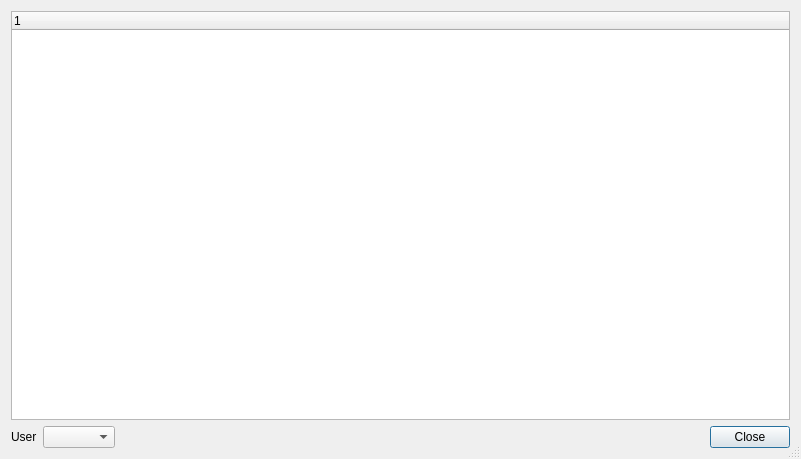
<?xml version="1.0" encoding="UTF-8"?>
<ui version="4.0">
 <class>FileHistoryDialog</class>
 <widget class="QDialog" name="FileHistoryDialog">
  <property name="geometry">
   <rect>
    <x>0</x>
    <y>0</y>
    <width>801</width>
    <height>459</height>
   </rect>
  </property>
  <property name="windowTitle">
   <string>History</string>
  </property>
  <property name="sizeGripEnabled">
   <bool>true</bool>
  </property>
  <layout class="QGridLayout" name="gridLayout">
   <item row="0" column="0" colspan="3">
    <widget class="QTreeWidget" name="changesetList">
     <property name="contextMenuPolicy">
      <enum>Qt::CustomContextMenu</enum>
     </property>
     <property name="styleSheet">
      <string notr="true"/>
     </property>
     <property name="alternatingRowColors">
      <bool>false</bool>
     </property>
     <property name="rootIsDecorated">
      <bool>false</bool>
     </property>
     <property name="itemsExpandable">
      <bool>false</bool>
     </property>
     <property name="expandsOnDoubleClick">
      <bool>false</bool>
     </property>
     <column>
      <property name="text">
       <string notr="true">1</string>
      </property>
     </column>
    </widget>
   </item>
   <item row="2" column="0">
    <widget class="QLabel" name="label">
     <property name="text">
      <string>User</string>
     </property>
    </widget>
   </item>
   <item row="2" column="1">
    <widget class="QComboBox" name="userComboBox">
     <property name="currentText">
      <string notr="true"/>
     </property>
     <property name="maxVisibleItems">
      <number>15</number>
     </property>
    </widget>
   </item>
   <item row="2" column="2">
    <widget class="QDialogButtonBox" name="buttonBox">
     <property name="orientation">
      <enum>Qt::Horizontal</enum>
     </property>
     <property name="standardButtons">
      <set>QDialogButtonBox::Close</set>
     </property>
    </widget>
   </item>
  </layout>
 </widget>
 <tabstops>
  <tabstop>changesetList</tabstop>
 </tabstops>
 <resources/>
 <connections/>
</ui>
